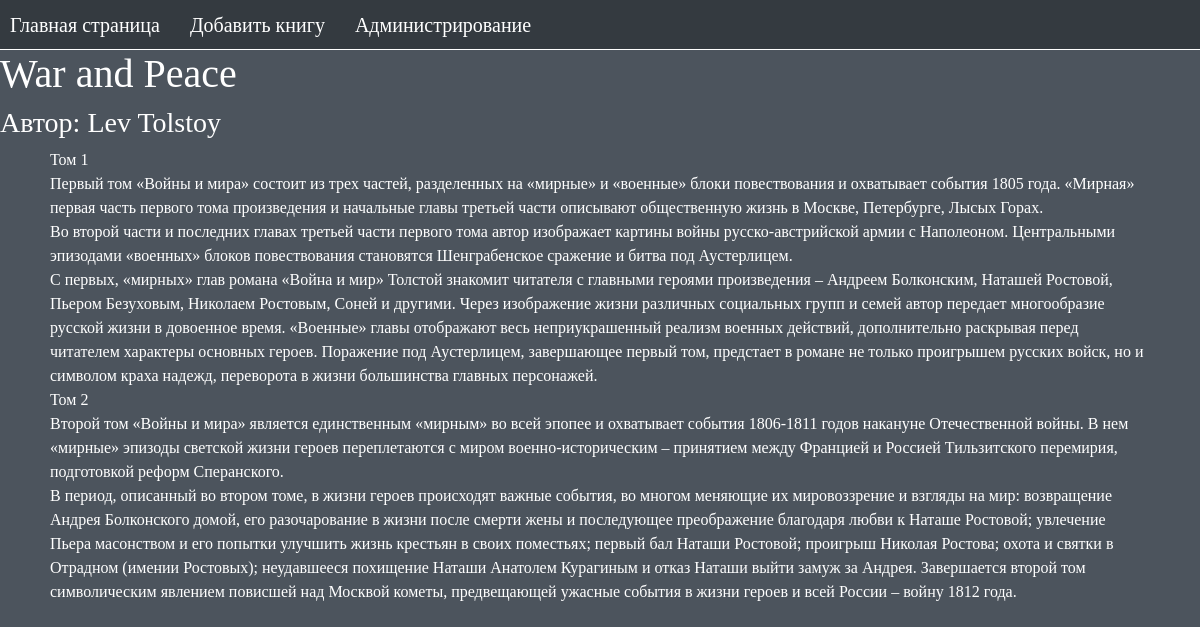
The page /book/2 on the database its author committed.
### books/models.py (models this page shows)
class Book(models.Model):
    title_book = models.CharField(
        max_length=255,
        help_text='Введите название произведения(Обязательно)',
        unique=True,
        verbose_name='Название',
    )
    censor = models.CharField(
        max_length=255,
        help_text='Введите тип произведения',
        verbose_name='Цензура',
        choices=CENSOR_CHOICE,
        default=CENSOR_CHOICE[1],
    )
    genre_book = models.ManyToManyField(
        BookGenre, verbose_name='Жанр произведения')
    author = models.ForeignKey(
        BookAuthor, on_delete=models.CASCADE, verbose_name='Имя и фамилия автора')
    content_book = models.TextField(
        help_text='Введите текст произведения(Обязательно)',
        verbose_name='Текст',
    )
    time_create = models.DateTimeField(
        auto_now_add=True,
        verbose_name='Дата добавления',
        null=True
    )
    time_update = models.DateTimeField(
        auto_now=True,
        verbose_name='Дата изменения',
    )

class BookAuthor(models.Model):
    firstName_author = models.CharField(
        max_length=255,
        help_text='Введите имя автора(Обязательно)',
        verbose_name='Имя автора',
        null=True,
    )
    lastName_author = models.CharField(
        max_length=255,
        help_text='Введите фамилию автора(Обязательно)',
        verbose_name='Фамилия автора',
        null=True,
    )
    def __str__(self):
        return self.get_fullname()
    def get_fullname(self) -> str:
        return ' '.join(filter(bool, [self.firstName_author, self.lastName_author]))

### books/views.py (the view)
# urls.py: path('book/<int:pk>', views.BookDetail.as_view(), name='book'),
class BookDetail(TitleMixin, DetailView):
    model = models.Book
    template_name = 'books/book.html'
    context_object_name = 'book'
    title = "Содержание книги"

### books/views.py (called while the page is built)
    def get_title(self):
        return self.title

    def get_context_data(self, **kwargs):
        context = super().get_context_data(**kwargs)
        context['title'] = self.get_title()
        return context

### books/templates/books/book.html
{% extends 'books/template_site.html'%}
{% block content %}
<h1>{{book.title_book}}</h1>
<h3>Автор: {{book.author}}</h3>
<div>
	<p class="content_book">{{book.content_book}}</p>
</div>
{% endblock %}

### books/static/books/css/style.css (style rules this page uses)
body { background-color: #4C545D; font-family: Georgia; color: white; }
.content_book { display: table; margin: 0 auto; white-space: pre-line; padding-left: 50px; padding-right: 50px; }

### rows shown on the page
Book: title_book "War and Peace", author "Lev Tolstoy", content_book "Том 1 Первый том «Войны и мира» состоит из трех частей, разделенных на «мирные» и «военные» блоки повествования и охватывает события 1805 года. «Мирная» первая часть первого тома произведения и начальные главы третьей части описывают общественную жизнь в Москве, Петербурге, Лысых Горах. Во второй части и последних главах третьей части первого тома автор изображает картины войны русско-австрийской армии с Наполеоном. Центральными эпизодами «военных» блоков повествования становятся Шенграбенское сражение и битва под Аустерлицем. С первых, «мирных» глав романа «Война и мир» Толстой знакомит читателя с главными героями произведения – Андреем Болконским, Наташей Ростовой, Пьером Безуховым,…"
